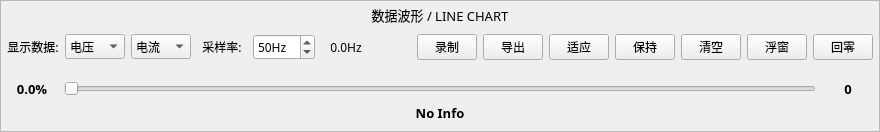
       <widget class="QFrame" name="frameGraph">
        <property name="enabled">
         <bool>true</bool>
        </property>
        <property name="font">
         <font>
          <family>Sarasa Fixed SC SemiBold</family>
         </font>
        </property>
        <property name="frameShape">
         <enum>QFrame::StyledPanel</enum>
        </property>
        <property name="frameShadow">
         <enum>QFrame::Plain</enum>
        </property>
        <property name="lineWidth">
         <number>2</number>
        </property>
        <layout class="QVBoxLayout" name="verticalLayout_18">
         <property name="leftMargin">
          <number>3</number>
         </property>
         <property name="topMargin">
          <number>3</number>
         </property>
         <property name="rightMargin">
          <number>3</number>
         </property>
         <property name="bottomMargin">
          <number>3</number>
         </property>
         <item>
          <layout class="QVBoxLayout" name="verticalLayout_7" stretch="0,0,1,1,0,0">
           <property name="spacing">
            <number>6</number>
           </property>
           <property name="leftMargin">
            <number>3</number>
           </property>
           <property name="topMargin">
            <number>0</number>
           </property>
           <property name="rightMargin">
            <number>3</number>
           </property>
           <property name="bottomMargin">
            <number>6</number>
           </property>
           <item>
            <widget class="QLabel" name="label_14">
             <property name="minimumSize">
              <size>
               <width>500</width>
               <height>22</height>
              </size>
             </property>
             <property name="font">
              <font>
               <family>Sarasa Fixed SC SemiBold</family>
               <pointsize>10</pointsize>
               <italic>false</italic>
              </font>
             </property>
             <property name="text">
              <string>数据波形 / LINE CHART</string>
             </property>
             <property name="alignment">
              <set>Qt::AlignCenter</set>
             </property>
            </widget>
           </item>
           <item>
            <layout class="QHBoxLayout" name="horizontalLayout_27">
             <property name="topMargin">
              <number>2</number>
             </property>
             <property name="bottomMargin">
              <number>2</number>
             </property>
             <item>
              <widget class="QLabel" name="label_13">
               <property name="font">
                <font>
                 <family>Sarasa Fixed SC SemiBold</family>
                </font>
               </property>
               <property name="text">
                <string>显示数据:</string>
               </property>
               <property name="alignment">
                <set>Qt::AlignCenter</set>
               </property>
              </widget>
             </item>
             <item>
              <widget class="QComboBox" name="comboGraph1Data">
               <property name="minimumSize">
                <size>
                 <width>60</width>
                 <height>0</height>
                </size>
               </property>
               <property name="maximumSize">
                <size>
                 <width>80</width>
                 <height>16777215</height>
                </size>
               </property>
               <property name="font">
                <font>
                 <family>Sarasa Fixed SC SemiBold</family>
                </font>
               </property>
               <property name="toolTip">
                <string>上窗口数据</string>
               </property>
               <item>
                <property name="text">
                 <string>电压</string>
                </property>
               </item>
               <item>
                <property name="text">
                 <string>电流</string>
                </property>
               </item>
               <item>
                <property name="text">
                 <string>功率</string>
                </property>
               </item>
               <item>
                <property name="text">
                 <string>阻值</string>
                </property>
               </item>
               <item>
                <property name="text">
                 <string>无</string>
                </property>
               </item>
              </widget>
             </item>
             <item>
              <widget class="QComboBox" name="comboGraph2Data">
               <property name="minimumSize">
                <size>
                 <width>60</width>
                 <height>0</height>
                </size>
               </property>
               <property name="maximumSize">
                <size>
                 <width>80</width>
                 <height>16777215</height>
                </size>
               </property>
               <property name="font">
                <font>
                 <family>Sarasa Fixed SC SemiBold</family>
                </font>
               </property>
               <property name="toolTip">
                <string>下窗口数据</string>
               </property>
               <property name="currentIndex">
                <number>1</number>
               </property>
               <item>
                <property name="text">
                 <string>电压</string>
                </property>
               </item>
               <item>
                <property name="text">
                 <string>电流</string>
                </property>
               </item>
               <item>
                <property name="text">
                 <string>功率</string>
                </property>
               </item>
               <item>
                <property name="text">
                 <string>阻值</string>
                </property>
               </item>
               <item>
                <property name="text">
                 <string>无</string>
                </property>
               </item>
              </widget>
             </item>
             <item>
              <widget class="QLabel" name="label_29">
               <property name="minimumSize">
                <size>
                 <width>50</width>
                 <height>0</height>
                </size>
               </property>
               <property name="font">
                <font>
                 <family>Sarasa Fixed SC SemiBold</family>
                </font>
               </property>
               <property name="text">
                <string>采样率:</string>
               </property>
               <property name="alignment">
                <set>Qt::AlignCenter</set>
               </property>
              </widget>
             </item>
             <item>
              <widget class="QDoubleSpinBox" name="doubleSpinBoxSampleRate">
               <property name="suffix">
                <string>Hz</string>
               </property>
               <property name="decimals">
                <number>0</number>
               </property>
               <property name="minimum">
                <double>2.000000000000000</double>
               </property>
               <property name="maximum">
                <double>200.000000000000000</double>
               </property>
               <property name="stepType">
                <enum>QAbstractSpinBox::AdaptiveDecimalStepType</enum>
               </property>
               <property name="value">
                <double>50.000000000000000</double>
               </property>
              </widget>
             </item>
             <item>
              <widget class="QLabel" name="labelFps">
               <property name="minimumSize">
                <size>
                 <width>50</width>
                 <height>0</height>
                </size>
               </property>
               <property name="font">
                <font>
                 <family>Sarasa Fixed SC SemiBold</family>
                </font>
               </property>
               <property name="toolTip">
                <string>实时采样率</string>
               </property>
               <property name="text">
                <string>0.0Hz</string>
               </property>
               <property name="alignment">
                <set>Qt::AlignCenter</set>
               </property>
              </widget>
             </item>
             <item>
              <spacer name="horizontalSpacer">
               <property name="font">
                <font>
                 <family>Sarasa Fixed SC SemiBold</family>
                </font>
               </property>
               <property name="orientation">
                <enum>Qt::Horizontal</enum>
               </property>
               <property name="sizeHint" stdset="0">
                <size>
                 <width>40</width>
                 <height>20</height>
                </size>
               </property>
              </spacer>
             </item>
             <item>
              <widget class="QPushButton" name="btnGraphRecord">
               <property name="maximumSize">
                <size>
                 <width>60</width>
                 <height>16777215</height>
                </size>
               </property>
               <property name="font">
                <font>
                 <family>Sarasa Fixed SC SemiBold</family>
                </font>
               </property>
               <property name="toolTip">
                <string>将原始数据记录到CSV文件，不受图形缓冲区限制</string>
               </property>
               <property name="text">
                <string>录制</string>
               </property>
              </widget>
             </item>
             <item>
              <widget class="QPushButton" name="btnGraphDump">
               <property name="maximumSize">
                <size>
                 <width>60</width>
                 <height>16777215</height>
                </size>
               </property>
               <property name="font">
                <font>
                 <family>Sarasa Fixed SC SemiBold</family>
                </font>
               </property>
               <property name="toolTip">
                <string>导出当前数据缓冲区的有效数据</string>
               </property>
               <property name="text">
                <string>导出</string>
               </property>
              </widget>
             </item>
             <item>
              <widget class="QPushButton" name="btnGraphAutoScale">
               <property name="maximumSize">
                <size>
                 <width>60</width>
                 <height>16777215</height>
                </size>
               </property>
               <property name="font">
                <font>
                 <family>Sarasa Fixed SC SemiBold</family>
                </font>
               </property>
               <property name="toolTip">
                <string>切换数据波形是否自动适应窗口</string>
               </property>
               <property name="text">
                <string>适应</string>
               </property>
              </widget>
             </item>
             <item>
              <widget class="QPushButton" name="btnGraphKeep">
               <property name="maximumSize">
                <size>
                 <width>60</width>
                 <height>16777215</height>
                </size>
               </property>
               <property name="font">
                <font>
                 <family>Sarasa Fixed SC SemiBold</family>
                </font>
               </property>
               <property name="toolTip">
                <string>停止数据波形刷新（数据缓冲区仍在更新）</string>
               </property>
               <property name="text">
                <string>保持</string>
               </property>
              </widget>
             </item>
             <item>
              <widget class="QPushButton" name="btnGraphClear">
               <property name="maximumSize">
                <size>
                 <width>60</width>
                 <height>16777215</height>
                </size>
               </property>
               <property name="font">
                <font>
                 <family>Sarasa Fixed SC SemiBold</family>
                </font>
               </property>
               <property name="toolTip">
                <string>清空波形数据缓冲区</string>
               </property>
               <property name="text">
                <string>清空</string>
               </property>
              </widget>
             </item>
             <item>
              <widget class="QPushButton" name="btnRecordFloatWindow">
               <property name="maximumSize">
                <size>
                 <width>60</width>
                 <height>16777215</height>
                </size>
               </property>
               <property name="font">
                <font>
                 <family>Sarasa Fixed SC SemiBold</family>
                </font>
               </property>
               <property name="toolTip">
                <string>切换数据监控悬浮窗</string>
               </property>
               <property name="text">
                <string>浮窗</string>
               </property>
              </widget>
             </item>
             <item>
              <widget class="QPushButton" name="btnRecordClear">
               <property name="maximumSize">
                <size>
                 <width>60</width>
                 <height>16777215</height>
                </size>
               </property>
               <property name="font">
                <font>
                 <family>Sarasa Fixed SC SemiBold</family>
                </font>
               </property>
               <property name="toolTip">
                <string>清零平均功率和能量累计</string>
               </property>
               <property name="text">
                <string>回零</string>
               </property>
              </widget>
             </item>
            </layout>
           </item>
           <item>
            <widget class="PlotWidget" name="widgetGraph1" native="true">
             <property name="sizeIncrement">
              <size>
               <width>0</width>
               <height>0</height>
              </size>
             </property>
             <property name="font">
              <font>
               <family>Sarasa Fixed SC SemiBold</family>
              </font>
             </property>
            </widget>
           </item>
           <item>
            <widget class="PlotWidget" name="widgetGraph2" native="true">
             <property name="font">
              <font>
               <family>Sarasa Fixed SC SemiBold</family>
              </font>
             </property>
            </widget>
           </item>
           <item>
            <spacer name="verticalSpacer_5">
             <property name="font">
              <font>
               <family>Sarasa Fixed SC SemiBold</family>
              </font>
             </property>
             <property name="orientation">
              <enum>Qt::Vertical</enum>
             </property>
             <property name="sizeHint" stdset="0">
              <size>
               <width>20</width>
               <height>0</height>
              </size>
             </property>
            </spacer>
           </item>
           <item>
            <widget class="QFrame" name="frameGraphControl">
             <property name="minimumSize">
              <size>
               <width>0</width>
               <height>22</height>
              </size>
             </property>
             <property name="frameShape">
              <enum>QFrame::NoFrame</enum>
             </property>
             <property name="frameShadow">
              <enum>QFrame::Raised</enum>
             </property>
             <layout class="QVBoxLayout" name="verticalLayout_28">
              <property name="spacing">
               <number>6</number>
              </property>
              <property name="leftMargin">
               <number>0</number>
              </property>
              <property name="topMargin">
               <number>0</number>
              </property>
              <property name="rightMargin">
               <number>0</number>
              </property>
              <property name="bottomMargin">
               <number>0</number>
              </property>
              <item>
               <layout class="QHBoxLayout" name="horizontalLayoutSlider" stretch="0,1,0">
                <property name="spacing">
                 <number>7</number>
                </property>
                <property name="bottomMargin">
                 <number>0</number>
                </property>
                <item>
                 <widget class="QLabel" name="labelBufferSize">
                  <property name="sizePolicy">
                   <sizepolicy hsizetype="Expanding" vsizetype="Preferred">
                    <horstretch>0</horstretch>
                    <verstretch>0</verstretch>
                   </sizepolicy>
                  </property>
                  <property name="minimumSize">
                   <size>
                    <width>50</width>
                    <height>0</height>
                   </size>
                  </property>
                  <property name="font">
                   <font>
                    <family>Sarasa Fixed SC SemiBold</family>
                    <pointsize>10</pointsize>
                    <italic>false</italic>
                    <bold>true</bold>
                   </font>
                  </property>
                  <property name="toolTip">
                   <string/>
                  </property>
                  <property name="text">
                   <string>0.0%</string>
                  </property>
                  <property name="alignment">
                   <set>Qt::AlignCenter</set>
                  </property>
                 </widget>
                </item>
                <item>
                 <widget class="QRangeSlider" name="horizontalSlider">
                  <property name="tracking">
                   <bool>true</bool>
                  </property>
                  <property name="orientation">
                   <enum>Qt::Horizontal</enum>
                  </property>
                 </widget>
                </item>
                <item>
                 <widget class="QLabel" name="labelDisplayRange">
                  <property name="sizePolicy">
                   <sizepolicy hsizetype="Expanding" vsizetype="Preferred">
                    <horstretch>0</horstretch>
                    <verstretch>0</verstretch>
                   </sizepolicy>
                  </property>
                  <property name="minimumSize">
                   <size>
                    <width>50</width>
                    <height>0</height>
                   </size>
                  </property>
                  <property name="font">
                   <font>
                    <family>Sarasa Fixed SC SemiBold</family>
                    <pointsize>10</pointsize>
                    <italic>false</italic>
                    <bold>true</bold>
                   </font>
                  </property>
                  <property name="toolTip">
                   <string>显示范围</string>
                  </property>
                  <property name="text">
                   <string>0</string>
                  </property>
                  <property name="alignment">
                   <set>Qt::AlignCenter</set>
                  </property>
                 </widget>
                </item>
               </layout>
              </item>
              <item>
               <layout class="QHBoxLayout" name="horizontalLayout_39" stretch="1">
                <property name="spacing">
                 <number>0</number>
                </property>
                <property name="bottomMargin">
                 <number>0</number>
                </property>
                <item>
                 <widget class="QLabel" name="labelGraphInfo">
                  <property name="sizePolicy">
                   <sizepolicy hsizetype="Expanding" vsizetype="Preferred">
                    <horstretch>0</horstretch>
                    <verstretch>0</verstretch>
                   </sizepolicy>
                  </property>
                  <property name="minimumSize">
                   <size>
                    <width>0</width>
                    <height>0</height>
                   </size>
                  </property>
                  <property name="font">
                   <font>
                    <family>Sarasa Fixed SC SemiBold</family>
                    <pointsize>10</pointsize>
                    <italic>false</italic>
                    <bold>true</bold>
                   </font>
                  </property>
                  <property name="text">
                   <string>No Info</string>
                  </property>
                  <property name="alignment">
                   <set>Qt::AlignCenter</set>
                  </property>
                 </widget>
                </item>
               </layout>
              </item>
             </layout>
            </widget>
           </item>
          </layout>
         </item>
        </layout>
       </widget>
